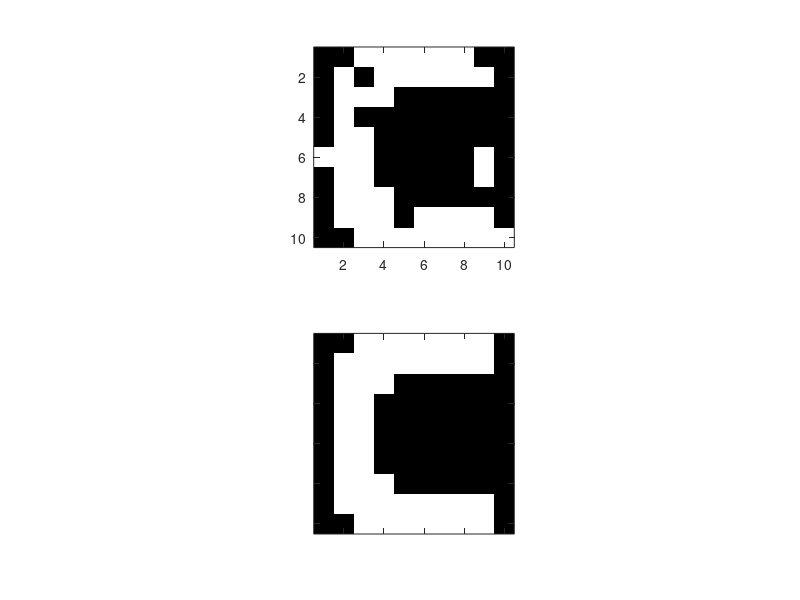

Write the MATLAB code that produced this figure.
x=10;
Aspin1=[-1 -1 -1 -1 1 1 -1 -1 -1 -1;
        -1 -1 -1 1 1 1 1 -1 -1 -1;
        -1 -1 1 1 -1 -1 1 1 -1 -1;
        -1 1 1 -1 -1 -1 -1 1 1 -1;
        -1 1 1 1 1 1 1 1 1 -1;
        1 1 1 1 1 1 1 1 1 1;
        1 1 1 -1 -1 -1 -1 1 1 1;
        1 1 -1 -1 -1 -1 -1 -1 1 1;
        1 1 -1 -1 -1 -1 -1 -1 1 1;
        1 1 -1 -1 -1 -1 -1 -1 1 1;]
 
Bspin1=[-1 -1 1 1 1 1 1 -1 -1 -1;
        -1 -1 1 1 -1 -1 1 1 -1 -1;
        -1 -1 1 1 -1 -1 1 1 -1 -1;
        -1 -1 1 1 -1 -1 1 1 -1 -1;
        -1 -1 1 1 1 1 1 -1 -1 -1;
        -1 -1 1 1 1 1 1 -1 -1 -1;
        -1 -1 1 1 -1 -1 1 1 -1 -1;
        -1 -1 1 1 -1 -1 1 1 -1 -1;
        -1 -1 1 1 -1 -1 1 1 -1 -1;
        -1 -1 1 1 1 1 1 -1 -1 -1;]
Cspin1=[-1 -1 1  1 1 1 1 1 1 -1;
        -1  1 1  1 1 1 1 1 1 -1;
        -1  1 1  1 -1 -1 -1 -1 -1 -1;
        -1  1 1 -1 -1 -1 -1 -1 -1 -1;
        -1  1 1 -1 -1 -1 -1 -1 -1 -1;
        -1  1 1 -1 -1 -1 -1 -1 -1 -1;
        -1  1 1 -1 -1 -1 -1 -1 -1 -1;
        -1  1 1  1 -1 -1 -1 -1 -1 -1;
        -1  1 1  1 1 1 1 1 1 -1;
        -1 -1 1  1 1 1 1 1 1 -1;]
 
 
for m1=1:x
for m2=1:x
for n1=1:x
for n2=1:x
 
 
J(m1,n1,m2,n2)=(Aspin1(m1,n1)*Aspin1(m2,n2)+Bspin1(m1,n1)*Bspin1(m2,n2)+Cspin1(m1,n1)*Cspin1(m2,n2))/3;
 
 
end 
end 
end 
end
A2=[-1 -1 -1 -1 -1 -1 -1 -1 -1 -1;
    -1 -1 -1 -1 1 -1 -1 -1 -1 -1;
    -1 -1 -1 1 -1 1 -1 -1 -1 -1;
    -1 -1 1 -1 -1 -1 1 -1 -1 -1;
    -1 -1 1 -1 -1 -1 1 -1 -1 -1;
    -1 1 -1 -1 -1 -1 -1 1 -1 -1;
    -1 1 -1 -1 -1 -1 -1 1 -1 -1;
    1 -1 -1 -1 -1 -1 -1 -1 1 -1;
    1 -1 -1 -1 -1 -1 -1 -1 1 -1;
    1 -1 -1 -1 -1 -1 -1 -1 1 -1;]
B2=[-1 -1 -1 1 1 1 1 -1 1 -1;
    -1 -1 1 -1 -1 -1 1 1 -1 -1;
    -1 -1 1 1 -1 -1 1 1 -1 -1;
    -1 -1 -1 1 -1 -1 1 1 -1 -1;
    -1 -1 1 1 1 1 1 -1 1 -1;
    -1 -1 1 1 1 1 1 -1 1 -1;
    -1 -1 1 1 -1 -1 1 1 -1 1;
    -1 -1 1 1 -1 -1 1 1 1 -1;
    -1 -1 1 1 -1 -1 1 1 -1 -1;
    -1 -1 1 1 1 1 -1 -1 -1 1;]
C2=[-1 -1 1  1 1 1 1 1 -1 -1;
    -1  1 -1  1 1 1 1 1 1 -1;
    -1  1 1  1 -1 -1 -1 -1 -1 -1;
    -1  1 -1 -1 -1 -1 -1 -1 -1 -1;
    -1  1 1 -1 -1 -1 -1 -1 -1 -1;
     1  1 1 -1 -1 -1 -1 -1 1 -1;
    -1  1 1 -1 -1 -1 -1 -1 1 -1;
    -1  1 1  1 -1 -1 -1 -1 -1 -1;
    -1  1 1  1 -1 1 1 1 1 -1;
    -1 -1 1  1 1 1 1 1 1 1;]
 
A1=A2;
B1=B2;
C1=C2;
for it=1:2 
for ll=1:x
for kk=1:x
dE=0;
 
for ii=1:x
for jj=1:x
if (ii~=ll&jj~=kk)
 dE=2*J(ll,kk,ii,jj)*A2(ll,kk)*A2(ii,jj)+dE;
end
end
end
if dE<0
A2(ll,kk)=-A2(ll,kk);
end
subplot(2,1,1)
image((A1)*128);
axis square;colormap bone;
subplot(2,1,2)
image((A2)*128); 
set(gca,'YTickLabel',[],'XTickLabel',[]); 
axis square; colormap bone; drawnow; 
  
end
end
end

for it=1:2 
for ll=1:x
for kk=1:x
dE=0;
 
for ii=1:x
for jj=1:x
if (ii~=ll&jj~=kk)
dE=2*J(ll,kk,ii,jj)*B2(ll,kk)*B2(ii,jj)+dE;
end
end
end
if dE<0
B2(ll,kk)=-B2(ll,kk);
end
subplot(2,1,1)
image((B1)*128);
axis square;colormap bone;
subplot(2,1,2)
image((B2)*128); 
set(gca,'YTickLabel',[],'XTickLabel',[]); 
axis square; colormap bone; drawnow; 
 
 
end
end
end
for it=1:2 
for ll=1:x
for kk=1:x
dE=0;
 
for ii=1:x
for jj=1:x
if (ii~=ll&jj~=kk)
 dE=2*J(ll,kk,ii,jj)*C2(ll,kk)*C2(ii,jj)+dE;
end
end
end
if dE<0
C2(ll,kk)=-C2(ll,kk);
end
subplot(2,1,1)
image((C1)*128);
axis square;colormap bone;
subplot(2,1,2)
image((C2)*128); 
set(gca,'YTickLabel',[],'XTickLabel',[]); 
axis square; colormap bone; drawnow; 
end
end
end
